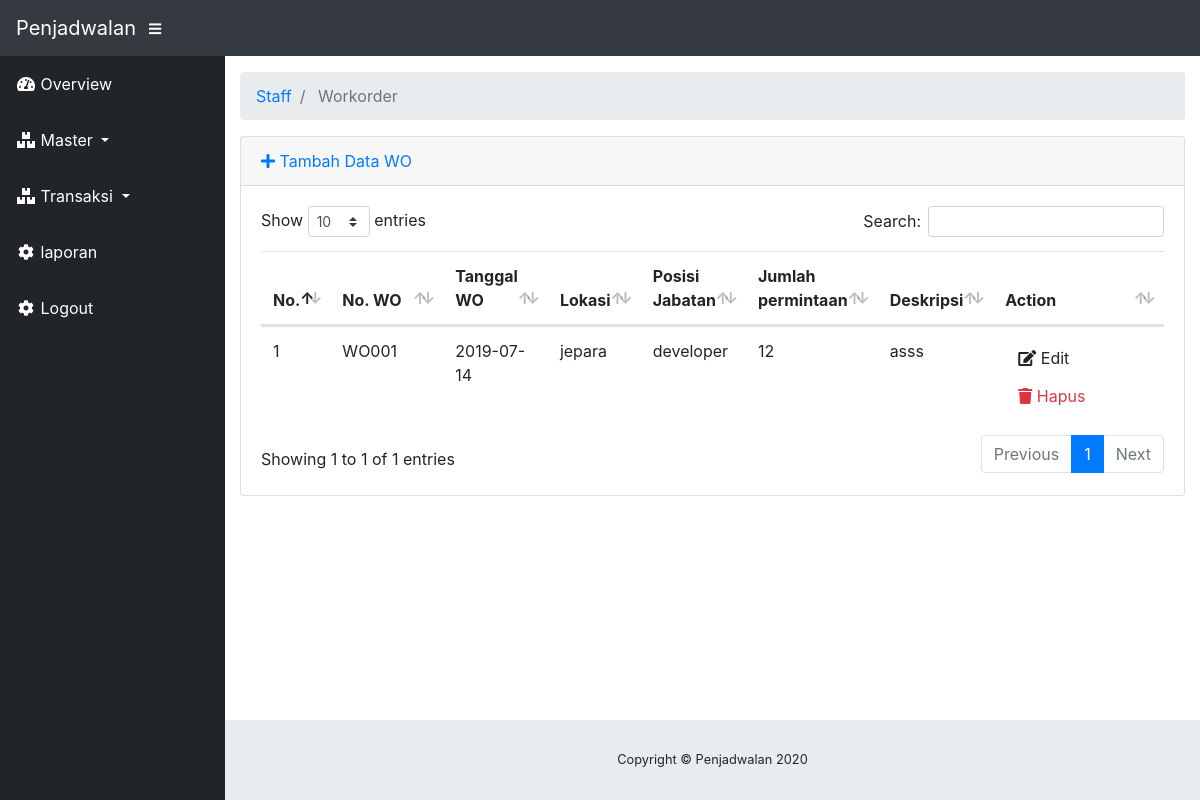
The page /index.php/staff/workorder on the database its author committed.
### tables this page shows
CREATE TABLE `wo` (
  `no_wo` varchar(11) NOT NULL,
  `id_klien` int(11) NOT NULL,
  `tgl_wo` date NOT NULL,
  `idlokasi` varchar(11) NOT NULL
);

CREATE TABLE `detilwo` (
  `no_wo` varchar(11) NOT NULL,
  `id_pos` varchar(11) NOT NULL,
  `jml` varchar(11) NOT NULL,
  `deskripsi` text NOT NULL
);

CREATE TABLE `lokasi` (
  `idlokasi` varchar(11) NOT NULL,
  `nmlokasi` varchar(50) NOT NULL
);

CREATE TABLE `posisi` (
  `id_pos` varchar(11) NOT NULL,
  `nmpos` varchar(50) NOT NULL
);

### application/controllers/staff/Workorder.php (called while the page is built, shortened)
<?php
class Workorder extends CI_Controller {
    public function __construct(){
        $this->load->model('workorder_mod');
    }
    public function index()
    {
        $data['data_wo'] = $this->workorder_mod->wo()->result();
        $this->load->view("staff/wo/list", $data);
    }
}

### index.php (called while the page is built, shortened)
<?php
require_once BASEPATH.'core/CodeIgniter.php';

### application/models/Workorder_mod.php (called while the page is built, shortened)
<?php
class Workorder_mod extends CI_Model {
  function wo(){
      return $this->db->query("SELECT * FROM wo INNER JOIN detilwo ON wo.no_wo = detilwo.no_wo INNER JOIN lokasi ON wo.idlokasi = lokasi.idlokasi INNER JOIN posisi ON detilwo.id_pos = posisi.id_pos");
  }
}

### application/views/staff/wo/list.php (the view, shortened to what this page needs)
<!DOCTYPE html>
<html lang="en">
<head>
</head>
<body id="page-top">
	<div id="wrapper">
		<div id="content-wrapper">
			<div class="container-fluid">
				<div class="card mb-3">
					<div class="card-header">
						<a href="<?php echo site_url('staff/workorder/add') ?>"><i class="fas fa-plus"></i> Tambah Data WO</a>
					</div>
					<div class="card-body">
						<div class="table-responsive">
							<table class="table table-hover" id="dataTable" width="100%" cellspacing="0">
								<thead>
									<tr>
										<th>No.</th>
										<th>No. WO</th>
										<th>Tanggal WO</th>
										<th>Lokasi</th>
										<th>Posisi Jabatan</th>
										<th>Jumlah permintaan</th>
										<th>Deskripsi</th>
										<th>Action</th>
									</tr>
								</thead>
								<tbody>
									<?php
										foreach ($data_wo as $key) {
									?>
									<tr>
										<td>
											1
										</td>
										<td width="100">
											<?php echo $key->no_wo;?>
										</td>
										<td>
											<?php echo $key->tgl_wo;?>
										</td>
										<td>
											<?php echo $key->nmlokasi;?>
										</td>
										<td>
											<?php echo $key->nmpos;?>
										</td>
										<td>
											<?php echo $key->jml;?>
										</td>
										<td>
											<?php echo $key->deskripsi;?>
										</td>
										<td width="170">
											<a href="<?php echo site_url('staff/workorder/edit/');?><?php echo $key->no_wo;?>"
											 class="btn btn-small"><i class="fas fa-edit"></i> Edit</a>
											<a onClick="javascript: return confirm('Apakah anda yakin ingin menghapus No Work Order <?php echo $key->no_wo;?> ??')"
											 href="<?php echo site_url('staff/workorder/hapus/');?><?php echo $key->no_wo;?>" class="btn btn-small text-danger"><i class="fas fa-trash"></i> Hapus</a>
										</td>
									</tr>
									<?php } ?>
								</tbody>
							</table>
						</div>
					</div>
				</div>
			</div>
		</div>
	</div>
</body>
</html>

### rows shown on the page
wo: detilwo.no_wo "WO001", tgl_wo "2019-07-14", lokasi.nmlokasi "jepara", posisi.nmpos "developer", detilwo.jml "12", detilwo.deskripsi "asss"

### other values the page prints
SITE_NAME "Penjadwalan"
$segment "Staff"
$segment "Workorder"
Date('Y') "2020"
